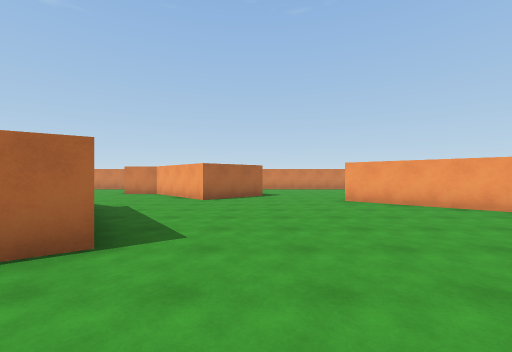
View 1 (above)

18 first-person views from a walk through a 3-D level made in the Unity game engine. The camera is 1.5 m above the floor, looks level and sees 90° across. The floor is counted in squares, 2 m on a side. Each view is taken from the middle of a square. On the plan, view 1 faces up. The plan holds only what a view shows up to about 9 squares ahead; the rest is blank. The player is left out.

View 2
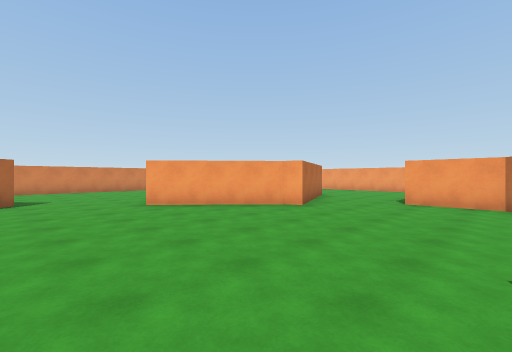

View 3
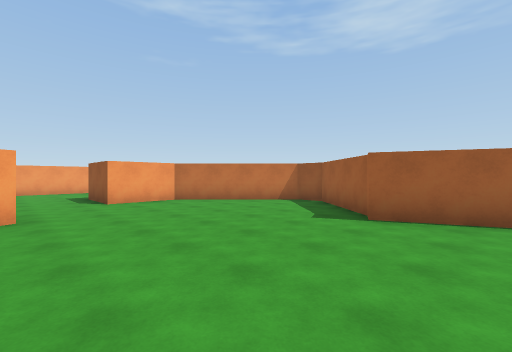

View 4
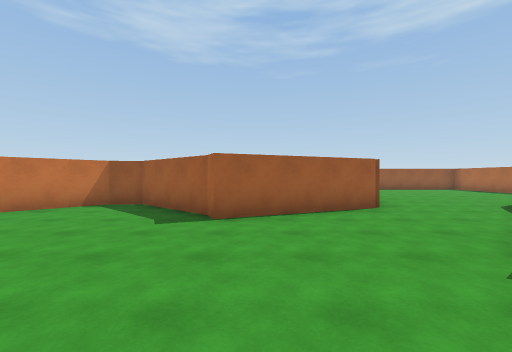

View 5
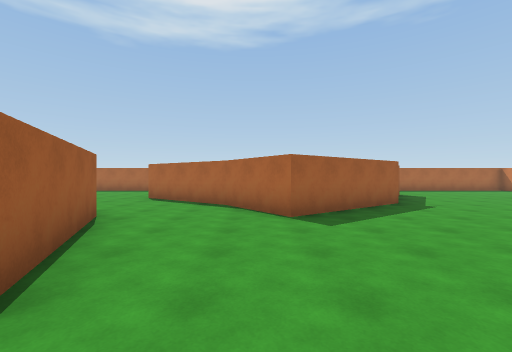

View 6
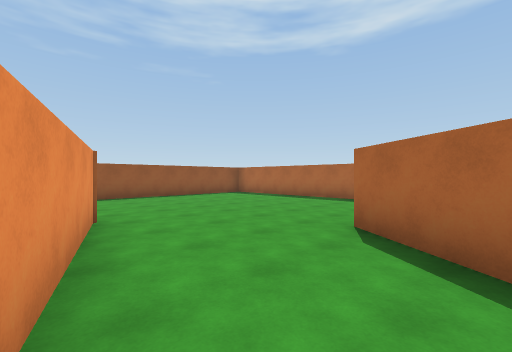

View 7
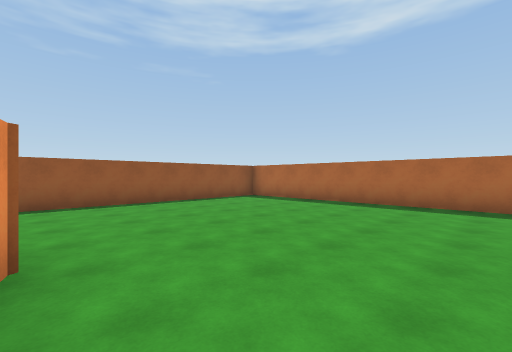

View 8
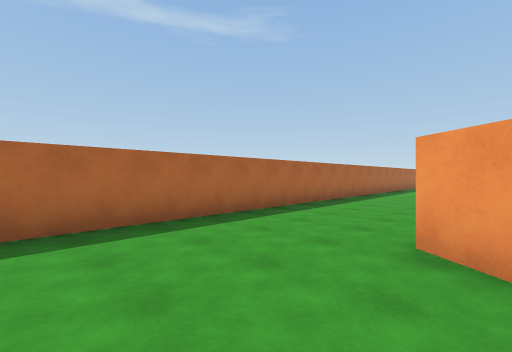

View 9
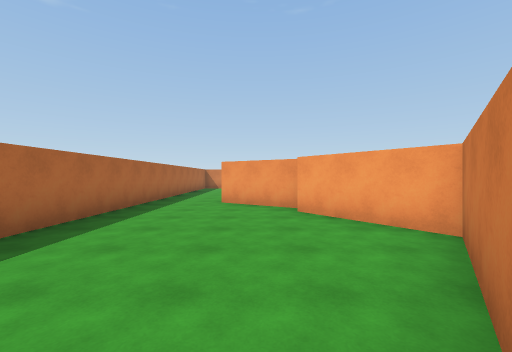

View 10
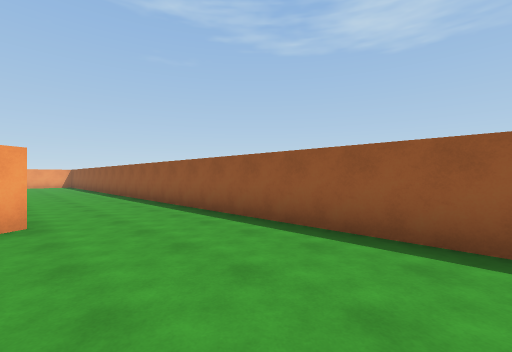

View 11
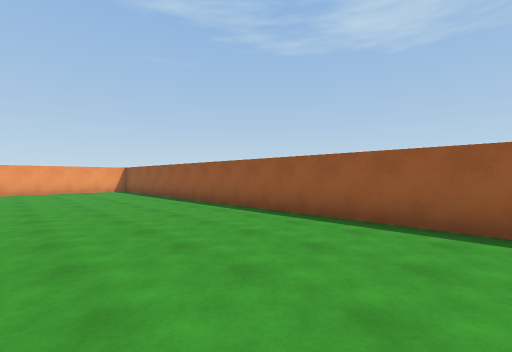

View 12
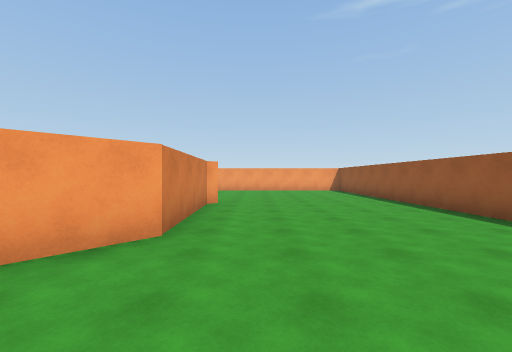

View 13
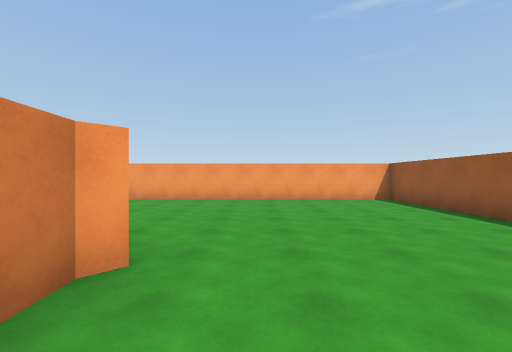

View 14
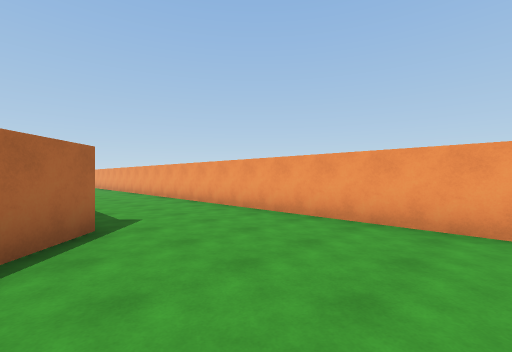

View 15
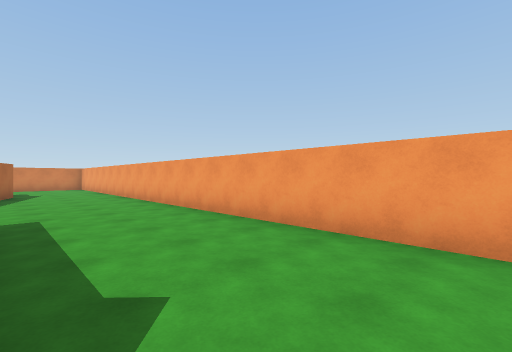

View 16
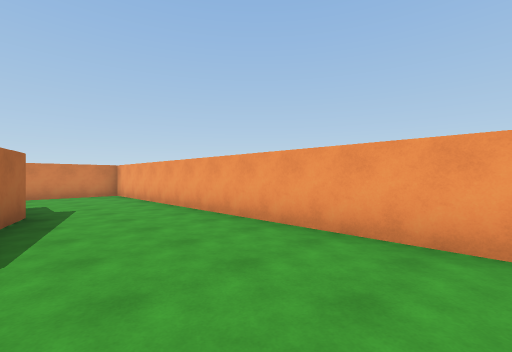

View 17
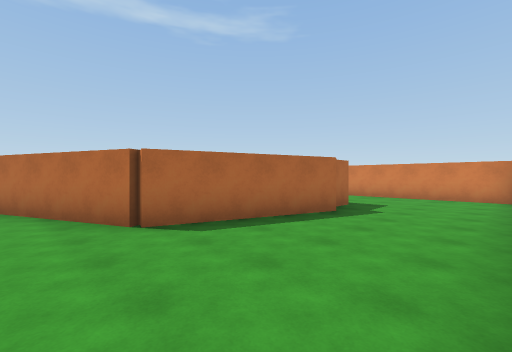

View 18
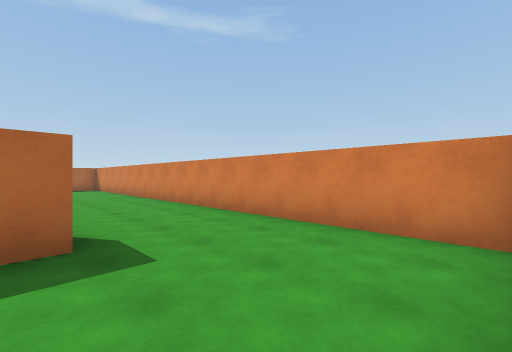

### Floor plan
Points are (right, up) in squares from view 1. A wall is a line through its corners. A room is listed if a view was taken in it or the views show most of it. See-through windows are left out.
Room 1 (views 1, 2, 3, 4, 5, 6)
walls: (5.5, 4.8) (5.3, 5.3) (2.6, 7.7); (-1.9, -1) (1.7, 0.5) (1.9, 0.1) (4, -1.8) (4.9, -1.8) (7.6, 1.1) (7.6, 3); (-4.1, 6) (-1.7, 2.6) (-3.7, 1.2) (-5.8, -1.8); (-0.7, 8.8) (-1.6, 8)
ways out: opening at (-4, -2) to room 2; opening at (1, 9) to room 2; opening at (6.5, 4) to room 2; opening at (-3, 7)
Room 2 (views 7, 8, 9, 10, 11, 12, 13, 14, 15, 16, 17, 18)
walls: (7.6, 3) (9.6, 3); (9.9, -1) (9, -2); (10.4, 10.2) (9.2, 6.4) (5.5, 4.8); (0.3, 9.7) (-0.7, 8.8); (7.2, -4) (6.9, -3.7) (3.2, -3.8) (2.1, -2.8); (10, 11.6) (10, 10.8); (-6, 4.9) (-8, 6.3); (-3.1, -4.7) (-1.9, -1); (13, 14.5) (3.9, 14.5); (-6.1, -0.1) (-4.5, 2.1) (-6.1, 4.4); (-6, -1.5) (-6.8, -0.9); (-10.1, 5.5) (-10.1, -7.6); (-8.5, -9.2) (13.1, -9.2) (13.1, 13.6)
ways out: opening at (-4, -2) to room 1; opening at (1, 9) to room 1; opening at (6.5, 4) to room 1; opening at (-8.5, 5)

Where each view was taken, in squares from view 1:
view 1: 0 up, 0 right, facing up
view 2: 1 up, 0 right, facing up-right
view 3: 5 up, 0 right, facing down-right
view 4: 5 up, 1 right, facing down
view 5: 2 up, 3 right, facing left
view 6: 0 up, 2 left, facing down-left
view 7: 2 down, 3 left, facing down-left
view 8: 4 down, 6 left, facing up-left
view 9: 1 down, 7 left, facing up
view 10: 6 down, 7 left, facing down-right
view 11: 5 down, 0 right, facing down-right
view 12: 5 down, 0 right, facing right
view 13: 5 down, 5 right, facing right
view 14: 5 down, 9 right, facing up-right
view 15: 2 down, 10 right, facing up-right
view 16: 4 up, 10 right, facing up-right
view 17: 5 up, 13 right, facing up-left
view 18: 11 up, 13 right, facing up-left
